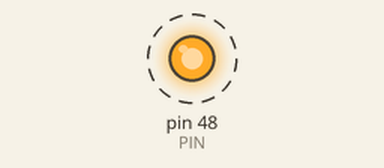
A sketch run on a simulated Arduino Mega 2560, built with avr-gcc and run on an emulated ATmega2560. On the bench: output pins drawn as LEDs (lit = HIGH). Dashed ring = blinking.

Above: at 0.5 s.
Timing chart, 0 to 4.6 s (numbered marks = the images above):
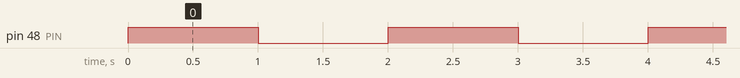

The sketch:

BcC457Test.ino
```cpp
#define PIN            48


int delayval = 1000;


void setup() {
  pinMode(PIN, OUTPUT);      // sets the digital pin as output
}

void loop() {

  digitalWrite(PIN, HIGH);   // sets the LED on

  delay(delayval); // Delay for a period of time (in milliseconds).

  digitalWrite(PIN, LOW);   // sets the LED off

  delay(delayval); // Delay for a period of time (in milliseconds).
}
```

Measured:
- by itself, pin 48 (PIN): alternates HIGH for 1.0 s and LOW for 1.0 s
